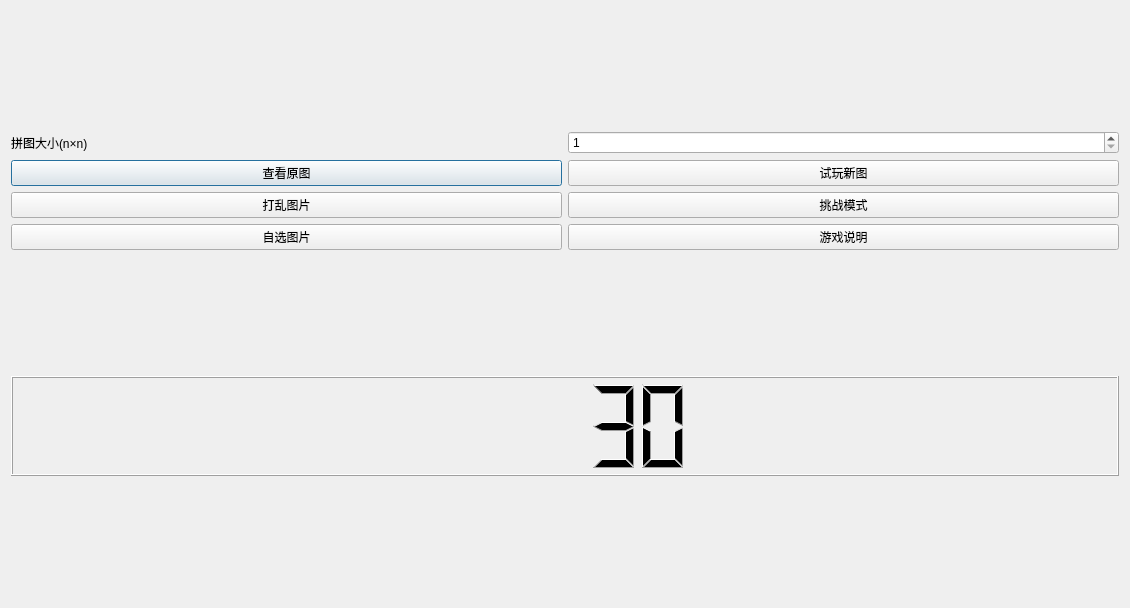
<?xml version="1.0" encoding="UTF-8"?>
<ui version="4.0">
 <class>Dialog</class>
 <widget class="QDialog" name="Dialog">
  <property name="geometry">
   <rect>
    <x>0</x>
    <y>0</y>
    <width>1130</width>
    <height>608</height>
   </rect>
  </property>
  <property name="windowTitle">
   <string>PuzzleGame</string>
  </property>
  <layout class="QHBoxLayout" name="horizontalLayout_2">
   <item>
    <layout class="QVBoxLayout" name="verticalLayout_3">
     <item>
      <layout class="QVBoxLayout" name="verticalLayout_2">
       <item>
        <layout class="QVBoxLayout" name="verticalLayout">
         <item>
          <layout class="QHBoxLayout" name="horizontalLayout">
           <item>
            <widget class="QLabel" name="label">
             <property name="text">
              <string>拼图大小(n×n)</string>
             </property>
            </widget>
           </item>
           <item>
            <widget class="QSpinBox" name="spinBox_num">
             <property name="toolTipDuration">
              <number>-1</number>
             </property>
             <property name="minimum">
              <number>1</number>
             </property>
             <property name="maximum">
              <number>7</number>
             </property>
            </widget>
           </item>
          </layout>
         </item>
         <item>
          <layout class="QGridLayout" name="gridLayout">
           <item row="0" column="0">
            <widget class="QPushButton" name="show_originalPic">
             <property name="text">
              <string>查看原图</string>
             </property>
            </widget>
           </item>
           <item row="2" column="0">
            <widget class="QPushButton" name="selfChoose">
             <property name="text">
              <string>自选图片</string>
             </property>
            </widget>
           </item>
           <item row="0" column="1">
            <widget class="QPushButton" name="try_newPic">
             <property name="text">
              <string>试玩新图</string>
             </property>
            </widget>
           </item>
           <item row="1" column="0">
            <widget class="QPushButton" name="recompose">
             <property name="text">
              <string>打乱图片</string>
             </property>
            </widget>
           </item>
           <item row="1" column="1">
            <widget class="QPushButton" name="challengeMode">
             <property name="text">
              <string>挑战模式</string>
             </property>
            </widget>
           </item>
           <item row="2" column="1">
            <widget class="QPushButton" name="help">
             <property name="text">
              <string>游戏说明</string>
             </property>
            </widget>
           </item>
          </layout>
         </item>
        </layout>
       </item>
      </layout>
     </item>
     <item>
      <widget class="QLCDNumber" name="timeCounter">
       <property name="sizePolicy">
        <sizepolicy hsizetype="Minimum" vsizetype="Minimum">
         <horstretch>0</horstretch>
         <verstretch>0</verstretch>
        </sizepolicy>
       </property>
       <property name="maximumSize">
        <size>
         <width>16777215</width>
         <height>100</height>
        </size>
       </property>
       <property name="value" stdset="0">
        <double>30.000000000000000</double>
       </property>
      </widget>
     </item>
    </layout>
   </item>
  </layout>
 </widget>
 <resources/>
 <connections/>
</ui>
